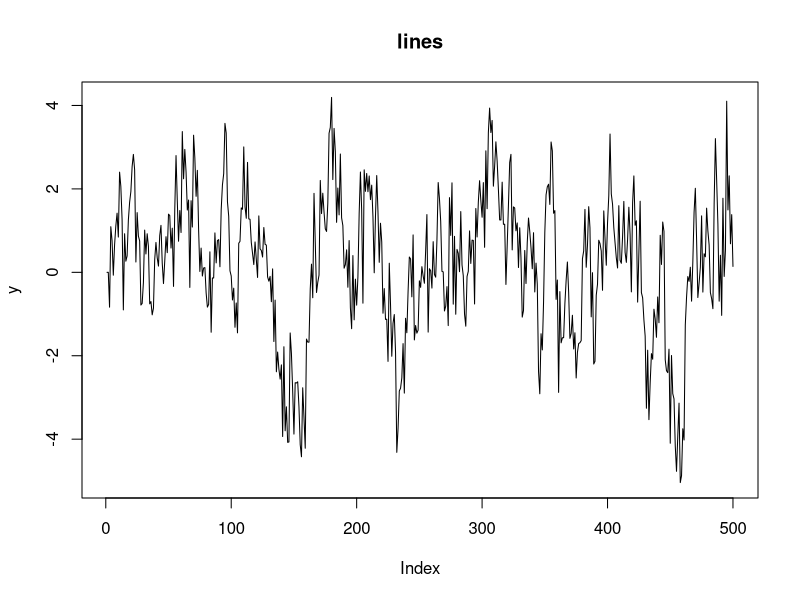
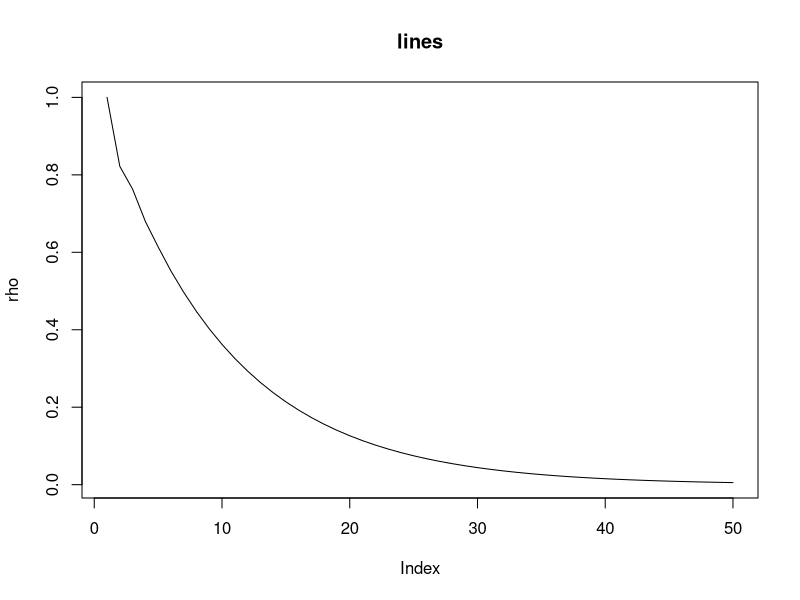
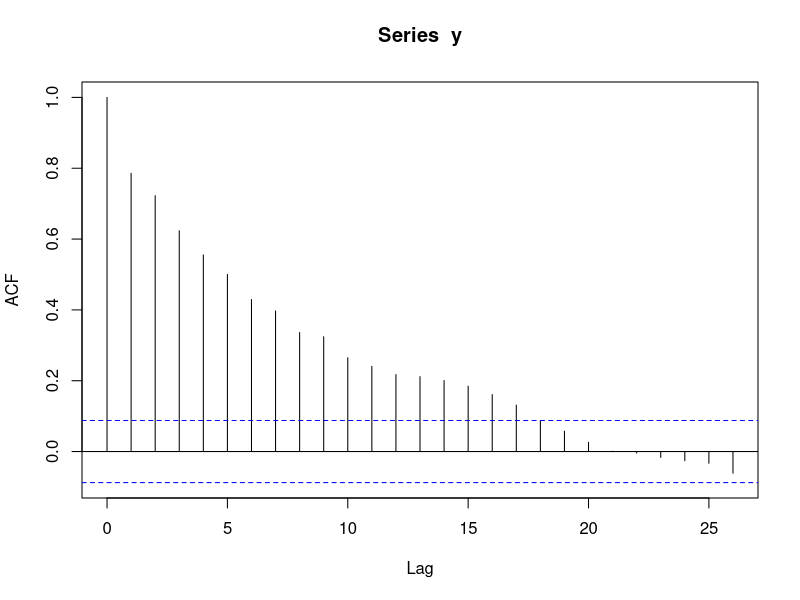
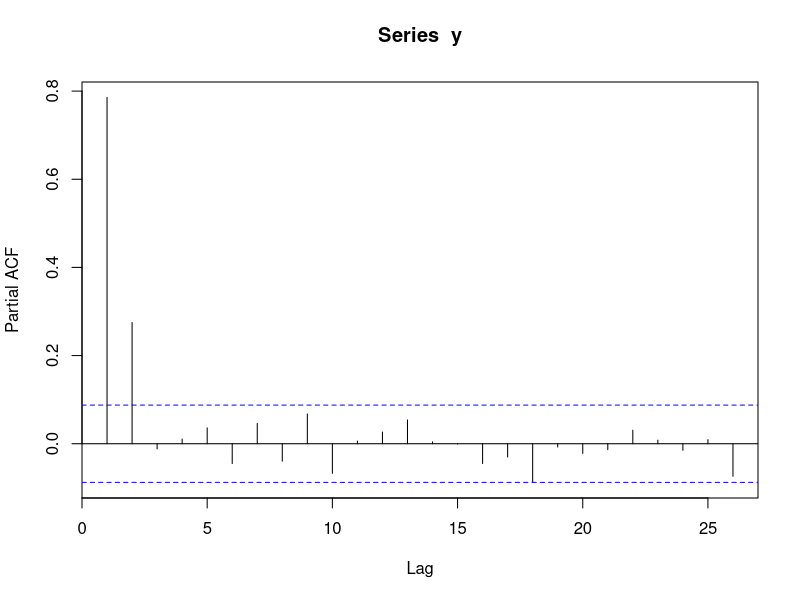

The R script that drew these images, in order:

## 1

set.seed(1)
n=500; phi.1=0.6; phi.2=0.27
a = rnorm(n)
y=c(); y[1]=0; y[2]=0
for (t in 3:n) {
  y[t] = phi.1*y[t-1]+phi.2*y[t-2] + a[t]
}
plot(y, type = "l", main = "lines")
mean(y); var(y) 


rho=c(); M = 50
rho[1]=1
rho[2]=phi.1/(1-phi.2)
for (k in 3:M) {
  rho[k]=phi.1*rho[k-1] + phi.2*rho[k-2]}
plot(rho, type = "l", main = "lines")

# ACF
acf(y)
pacf(y)
